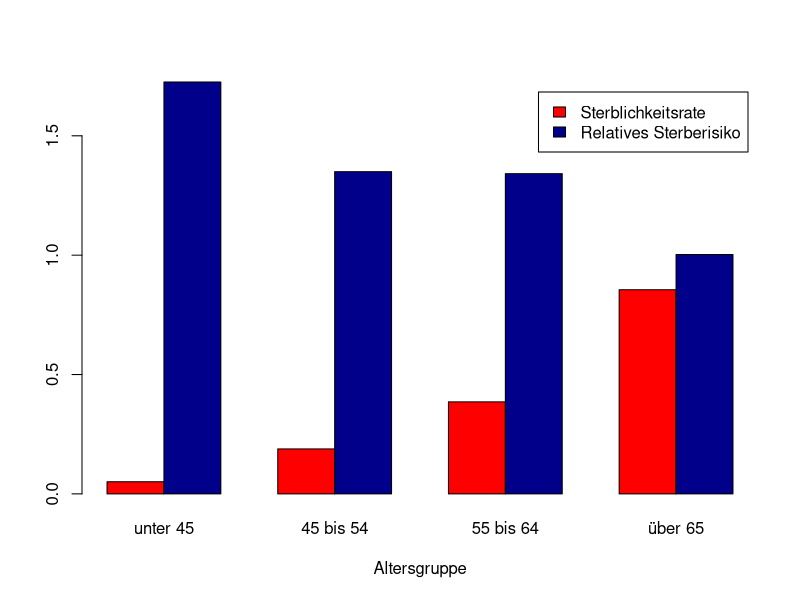

The R source for this figure:
# SS2017_Hofmann_Aufgabenblatt1
## Übung 1
### open pdf document.
pdf("SS2017_Hofmann_Aufgabenblatt1.pdf")

## a)
print('Aufgabe 1a')
sGesamt = 369 / 1314 * 100
s1 = 32 / 628
s2 = 39 / 207
s3 = 91 / 236
s4 = 207 / 242

## b)
print('Aufgabe 1b')
rGesamt = (139/582)/(230/732)
r1 = (19/288)/(13/340)
r2 = (27/130)/(12/78)
r3 = (51/115)/(40/121)
r4 = (42/49)/(165/193)

## c)
### alternativ: rbind
### alternativ: legend

print('Aufgabe 1c')
library(ggplot2)
data = matrix(c(s1, s2, s3, s4, r1, r2, r3, r4), ncol = 4, byrow = TRUE)
rownames(data) = c("Sterblichkeitsrate", "Relatives Sterberisiko")
colnames(data) = c("unter 45", "45 bis 54", "55 bis 64", "über 65")
data = as.table(data)
data
### https://de.wikibooks.org/wiki/GNU_R:_barplot
barplot(data, legend = c("Sterblichkeitsrate", "Relatives Sterberisiko"),
        col = c("red", "darkblue"), beside = TRUE, xlab = "Altersgruppe")

## Übung 2

## a)
### H0 Hypothese: Das neue Mittel ist nicht wirksamer als Placebo.
### H1 Hypothese: Das neue Mittel ist in Bezug auf die
###               Blutdrucksenkung wirksamer als das Placebo.
print('Aufgabe 2a - Einseitiger Test')
print('Berechnung mit dbinom:')
p = dbinom(12,16,0.5) + dbinom(13,16,0.5) + dbinom(14,16,0.5) + dbinom(15,16,0.5) + dbinom(16,16,0.5)
print(p)

print('Berechnung mit pbinom:')
p = 1- pbinom(11, 16, 0.5)
print(p)

## b)
print('Aufgabe 2b - Zweiseitiger Test')
print('Berechnung mit dbinom:')
### >= 12
p = dbinom(12,16,0.5) + dbinom(13,16,0.5) + dbinom(14,16,0.5) + dbinom(15,16,0.5) + dbinom(16,16,0.5)
### <= 4
p = p + dbinom(0,16,0.5) + dbinom(1,16,0.5) + dbinom(2,16,0.5) + dbinom(3,16,0.5) + dbinom(4,16,0.5)
print(p)

### Option: lower.tail = FALSE spart 1 - xxx
print('Berechnung mit pbinom:')
p = 1 - pbinom(11, 16, 0.5) + pbinom(4, 16, 0.5)
print(p)

### close pdf document.
o = dev.off()